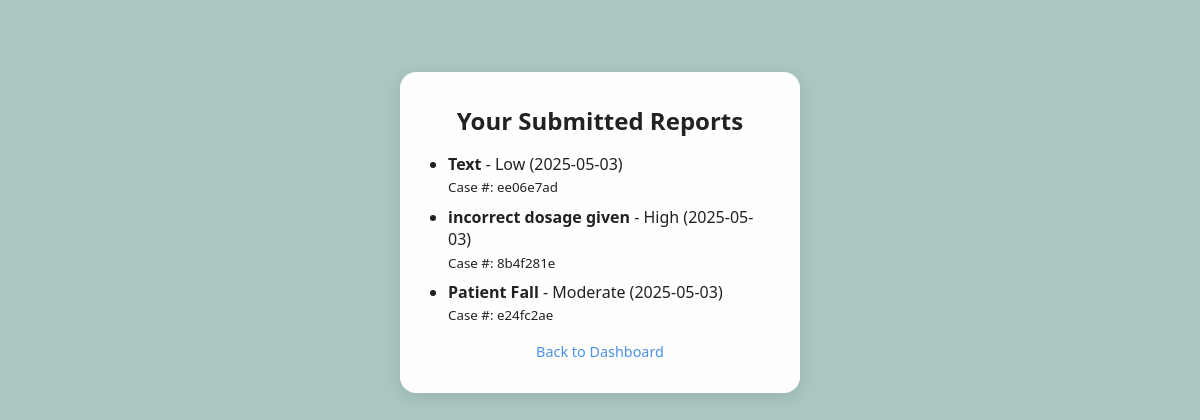
The app's page /reports (signed in) with its own data.
### tables this page shows
CREATE TABLE reports (
            id INTEGER PRIMARY KEY AUTOINCREMENT,
            user_id INTEGER,
            title TEXT NOT NULL,
            description TEXT NOT NULL,
            severity TEXT NOT NULL,
            timestamp TEXT NOT NULL,
            case_number TEXT NOT NULL, status TEXT DEFAULT 'Pending',
            FOREIGN KEY(user_id) REFERENCES users(id)
        );

### main.py (the view)
@app.route('/reports')
def reports():
    if 'user_id' not in session:
        return redirect(url_for('login'))
    conn = sqlite3.connect('sentinel.db')
    cur = conn.cursor()
    cur.execute("SELECT title, severity, timestamp, case_number FROM reports WHERE user_id=? ORDER BY timestamp DESC", (session['user_id'],))
    rows = cur.fetchall()
    conn.close()
    return render_template("reports.html", reports=rows)

### templates/reports.html (shortened to what this page needs)
<link rel="stylesheet" href="{{ url_for('static', filename='styles.css') }}">
<!DOCTYPE html>
<html lang="en">
<head>
  <link rel="stylesheet" href="{{ url_for('static', filename='styles.css') }}">
</head>
<body class="centered-container">
  <div class="card">
    <h2>Your Submitted Reports</h2>
    {% if reports %}
      <ul>
        {% for r in reports %}
          <li>
            <strong>{{ r[0] }}</strong> - {{ r[1] }} ({{ r[2][:10] }})<br>
            <small>Case #: {{ r[3] }}</small>
          </li>
        {% endfor %}
      </ul>
    {% else %}
      <p>No reports were found.</p>
    {% endif %}
    <p class="small-link"><a href="/dashboard">Back to Dashboard</a></p>
  </div>
</body>
</html>

### static/styles.css (style rules this page uses)
:root { --bg-color: #a9c6c3; --button-blue: #4A90E2; --button-hover: #357ABD; --card-bg: #fefefe; --text-dark: #222; --text-muted: #555; }
* { box-sizing: border-box; margin: 0; padding: 0; }
body { font-family: 'Segoe UI', sans-serif; background-color: var(--bg-color); color: var(--text-dark); padding: 2rem 1rem; }
.card { background: var(--card-bg); padding: 2rem; border-radius: 1rem; box-shadow: 0 4px 16px rgba(0, 0, 0, 0.1); width: 100%; max-width: 400px; margin: 5vh auto; text-align: center; }
.small-link { font-size: 0.9rem; color: var(--button-blue); margin-top: 1rem; }
.small-link a { text-decoration: none; color: var(--button-blue); }
ul { text-align: left; margin-top: 1rem; padding-left: 1rem; }
li { margin-bottom: 0.5rem; line-height: 1.4; }

### records on screen
reports: title "Text", severity "Low", timestamp "2025-05-03", case_number "ee06e7ad"
reports: title "incorrect dosage given", severity "High", timestamp "2025-05-03", case_number "8b4f281e"
reports: title "Patient Fall", severity "Moderate", timestamp "2025-05-03", case_number "e24fc2ae"
